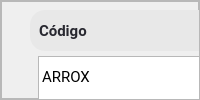
                      <widget class="QFrame" name="bottom_stock_2">
                       <property name="frameShape">
                        <enum>QFrame::StyledPanel</enum>
                       </property>
                       <property name="frameShadow">
                        <enum>QFrame::Raised</enum>
                       </property>
                       <layout class="QVBoxLayout" name="verticalLayout_21">
                        <property name="spacing">
                         <number>0</number>
                        </property>
                        <property name="leftMargin">
                         <number>0</number>
                        </property>
                        <property name="topMargin">
                         <number>0</number>
                        </property>
                        <property name="rightMargin">
                         <number>0</number>
                        </property>
                        <property name="bottomMargin">
                         <number>0</number>
                        </property>
                        <item>
                         <widget class="QFrame" name="frame_17">
                          <property name="frameShape">
                           <enum>QFrame::StyledPanel</enum>
                          </property>
                          <property name="frameShadow">
                           <enum>QFrame::Raised</enum>
                          </property>
                          <widget class="QTableWidget" name="tableWidget_3">
                           <property name="geometry">
                            <rect>
                             <x>37</x>
                             <y>40</y>
                             <width>911</width>
                             <height>501</height>
                            </rect>
                           </property>
                           <property name="styleSheet">
                            <string notr="true">QTableWidget{
font-size: 11pt;
margin-left: 0px;
margin-top:15px;
color: #000;
font-family: Roboto;
text-align:center;
}
QheaderView::item
    {
text-align:center;

    }
QHeaderView::section {
    background-color: #394353;
	border-radius: 11px;
	color:#fff;
    font-size: 9pt;
	font-family:Roboto;
}

QHeaderView::section:horizontal
{
    border-top: 1px solid #394353;

}

QHeaderView::section:vertical
{

    border-left: 1px solid #394353;
}</string>
                           </property>
                           <property name="editTriggers">
                            <set>QAbstractItemView::NoEditTriggers</set>
                           </property>
                           <property name="showGrid">
                            <bool>false</bool>
                           </property>
                           <attribute name="horizontalHeaderVisible">
                            <bool>false</bool>
                           </attribute>
                           <attribute name="horizontalHeaderCascadingSectionResizes">
                            <bool>true</bool>
                           </attribute>
                           <attribute name="horizontalHeaderDefaultSectionSize">
                            <number>169</number>
                           </attribute>
                           <attribute name="horizontalHeaderShowSortIndicator" stdset="0">
                            <bool>true</bool>
                           </attribute>
                           <attribute name="horizontalHeaderStretchLastSection">
                            <bool>true</bool>
                           </attribute>
                           <attribute name="verticalHeaderVisible">
                            <bool>false</bool>
                           </attribute>
                           <attribute name="verticalHeaderDefaultSectionSize">
                            <number>41</number>
                           </attribute>
                           <row>
                            <property name="text">
                             <string>New Row</string>
                            </property>
                           </row>
                           <row>
                            <property name="text">
                             <string>New Row</string>
                            </property>
                           </row>
                           <row>
                            <property name="text">
                             <string>New Row</string>
                            </property>
                           </row>
                           <row>
                            <property name="text">
                             <string>New Row</string>
                            </property>
                           </row>
                           <row>
                            <property name="text">
                             <string>New Row</string>
                            </property>
                           </row>
                           <row>
                            <property name="text">
                             <string>New Row</string>
                            </property>
                           </row>
                           <row>
                            <property name="text">
                             <string>New Row</string>
                            </property>
                           </row>
                           <row>
                            <property name="text">
                             <string>New Row</string>
                            </property>
                           </row>
                           <row>
                            <property name="text">
                             <string>New Row</string>
                            </property>
                           </row>
                           <row>
                            <property name="text">
                             <string>New Row</string>
                            </property>
                           </row>
                           <row>
                            <property name="text">
                             <string>New Row</string>
                            </property>
                           </row>
                           <column>
                            <property name="text">
                             <string>New Column</string>
                            </property>
                           </column>
                           <column>
                            <property name="text">
                             <string>New Column</string>
                            </property>
                           </column>
                           <column>
                            <property name="text">
                             <string>New Column</string>
                            </property>
                           </column>
                           <column>
                            <property name="text">
                             <string>New Column</string>
                            </property>
                           </column>
                           <column>
                            <property name="text">
                             <string>New Column</string>
                            </property>
                           </column>
                           <item row="0" column="0">
                            <property name="text">
                             <string>ARROX</string>
                            </property>
                           </item>
                           <item row="0" column="1">
                            <property name="text">
                             <string>SZSAAS</string>
                            </property>
                           </item>
                           <item row="0" column="2">
                            <property name="text">
                             <string>SSAASS</string>
                            </property>
                           </item>
                           <item row="0" column="3">
                            <property name="text">
                             <string>aaaaa</string>
                            </property>
                           </item>
                           <item row="0" column="4">
                            <property name="text">
                             <string>aaaaaaa</string>
                            </property>
                           </item>
                           <item row="1" column="0">
                            <property name="text">
                             <string>a</string>
                            </property>
                           </item>
                           <item row="1" column="1">
                            <property name="text">
                             <string>a</string>
                            </property>
                           </item>
                           <item row="1" column="2">
                            <property name="text">
                             <string>a</string>
                            </property>
                           </item>
                           <item row="1" column="3">
                            <property name="text">
                             <string>a</string>
                            </property>
                           </item>
                           <item row="1" column="4">
                            <property name="text">
                             <string>s</string>
                            </property>
                           </item>
                           <item row="2" column="0">
                            <property name="text">
                             <string>ere</string>
                            </property>
                           </item>
                           <item row="2" column="1">
                            <property name="text">
                             <string>r</string>
                            </property>
                           </item>
                           <item row="2" column="3">
                            <property name="text">
                             <string>f</string>
                            </property>
                           </item>
                           <item row="2" column="4">
                            <property name="text">
                             <string>we</string>
                            </property>
                           </item>
                           <item row="3" column="0">
                            <property name="text">
                             <string>w</string>
                            </property>
                           </item>
                           <item row="3" column="2">
                            <property name="text">
                             <string>fe</string>
                            </property>
                           </item>
                           <item row="3" column="3">
                            <property name="text">
                             <string>ffwee</string>
                            </property>
                           </item>
                           <item row="3" column="4">
                            <property name="text">
                             <string>r</string>
                            </property>
                           </item>
                           <item row="4" column="0">
                            <property name="text">
                             <string>es</string>
                            </property>
                           </item>
                           <item row="4" column="1">
                            <property name="text">
                             <string>dfd</string>
                            </property>
                           </item>
                           <item row="4" column="3">
                            <property name="text">
                             <string>wrer</string>
                            </property>
                           </item>
                           <item row="4" column="4">
                            <property name="text">
                             <string>we</string>
                            </property>
                           </item>
                           <item row="5" column="0">
                            <property name="text">
                             <string>AAAAA</string>
                            </property>
                           </item>
                           <item row="5" column="1">
                            <property name="text">
                             <string>AAAAAAAA</string>
                            </property>
                           </item>
                           <item row="5" column="2">
                            <property name="text">
                             <string>AAAAAAA</string>
                            </property>
                           </item>
                           <item row="5" column="3">
                            <property name="text">
                             <string>AAAAAA</string>
                            </property>
                           </item>
                           <item row="5" column="4">
                            <property name="text">
                             <string>AAAAAA</string>
                            </property>
                           </item>
                           <item row="6" column="0">
                            <property name="text">
                             <string>AAAAAAAAAA</string>
                            </property>
                           </item>
                           <item row="6" column="1">
                            <property name="text">
                             <string>AAAAAAAAA</string>
                            </property>
                           </item>
                           <item row="6" column="2">
                            <property name="text">
                             <string>AAAAA</string>
                            </property>
                           </item>
                           <item row="6" column="3">
                            <property name="text">
                             <string>AAAAAAAAAA</string>
                            </property>
                           </item>
                           <item row="6" column="4">
                            <property name="text">
                             <string>AAAAAA</string>
                            </property>
                           </item>
                           <item row="7" column="0">
                            <property name="text">
                             <string>aaaaaaaaaaa</string>
                            </property>
                           </item>
                           <item row="7" column="1">
                            <property name="text">
                             <string>aaaaaaaaa</string>
                            </property>
                           </item>
                           <item row="7" column="2">
                            <property name="text">
                             <string>aaaaaaaaaaaa</string>
                            </property>
                           </item>
                           <item row="7" column="3">
                            <property name="text">
                             <string>aaaaaaaaaaaaa</string>
                            </property>
                           </item>
                           <item row="7" column="4">
                            <property name="text">
                             <string>aaaaaaaaaaa</string>
                            </property>
                           </item>
                           <item row="8" column="0">
                            <property name="text">
                             <string>aaaaaaaa</string>
                            </property>
                           </item>
                           <item row="8" column="1">
                            <property name="text">
                             <string>aaaaaaaaaaa</string>
                            </property>
                           </item>
                           <item row="8" column="2">
                            <property name="text">
                             <string>aaaaaaaaaaaaa</string>
                            </property>
                           </item>
                           <item row="8" column="3">
                            <property name="text">
                             <string>aaaaaaaaa</string>
                            </property>
                           </item>
                           <item row="8" column="4">
                            <property name="text">
                             <string>aaaaaaaaaa</string>
                            </property>
                           </item>
                          </widget>
                          <widget class="QFrame" name="frame_18">
                           <property name="geometry">
                            <rect>
                             <x>29</x>
                             <y>9</y>
                             <width>861</width>
                             <height>41</height>
                            </rect>
                           </property>
                           <property name="minimumSize">
                            <size>
                             <width>56</width>
                             <height>41</height>
                            </size>
                           </property>
                           <property name="styleSheet">
                            <string notr="true">background-color: rgb(232, 232, 232);
border-radius:15px;</string>
                           </property>
                           <property name="frameShape">
                            <enum>QFrame::StyledPanel</enum>
                           </property>
                           <property name="frameShadow">
                            <enum>QFrame::Raised</enum>
                           </property>
                           <layout class="QHBoxLayout" name="horizontalLayout_14">
                            <item alignment="Qt::AlignLeft">
                             <widget class="QLabel" name="label_18">
                              <property name="font">
                               <font>
                                <family>Roboto</family>
                                <pointsize>11</pointsize>
                                <weight>75</weight>
                                <bold>true</bold>
                               </font>
                              </property>
                              <property name="styleSheet">
                               <string notr="true">background: none;
color: #282830 ;
</string>
                              </property>
                              <property name="text">
                               <string>Código</string>
                              </property>
                             </widget>
                            </item>
                            <item alignment="Qt::AlignLeft">
                             <widget class="QLabel" name="label_19">
                              <property name="font">
                               <font>
                                <family>Roboto</family>
                                <pointsize>11</pointsize>
                                <weight>75</weight>
                                <bold>true</bold>
                               </font>
                              </property>
                              <property name="styleSheet">
                               <string notr="true">background: none;
color: #282830 ;

</string>
                              </property>
                              <property name="text">
                               <string>Nombre</string>
                              </property>
                             </widget>
                            </item>
                            <item alignment="Qt::AlignLeft">
                             <widget class="QLabel" name="label_20">
                              <property name="font">
                               <font>
                                <family>Roboto</family>
                                <pointsize>11</pointsize>
                                <weight>75</weight>
                                <bold>true</bold>
                               </font>
                              </property>
                              <property name="styleSheet">
                               <string notr="true">background: none;
color: #282830 ;
</string>
                              </property>
                              <property name="text">
                               <string>Apellido</string>
                              </property>
                             </widget>
                            </item>
                            <item alignment="Qt::AlignLeft">
                             <widget class="QLabel" name="label_21">
                              <property name="font">
                               <font>
                                <family>Roboto</family>
                                <pointsize>11</pointsize>
                                <weight>75</weight>
                                <bold>true</bold>
                               </font>
                              </property>
                              <property name="styleSheet">
                               <string notr="true">background: none;
color: #282830 ;
</string>
                              </property>
                              <property name="text">
                               <string>Tipo</string>
                              </property>
                             </widget>
                            </item>
                            <item alignment="Qt::AlignLeft">
                             <widget class="QLabel" name="label_22">
                              <property name="font">
                               <font>
                                <family>Roboto</family>
                                <pointsize>11</pointsize>
                                <weight>75</weight>
                                <bold>true</bold>
                               </font>
                              </property>
                              <property name="styleSheet">
                               <string notr="true">background: none;
color: #282830 ;
</string>
                              </property>
                              <property name="text">
                               <string>Fecha de Nacimiento</string>
                              </property>
                             </widget>
                            </item>
                           </layout>
                          </widget>
                         </widget>
                        </item>
                       </layout>
                      </widget>
